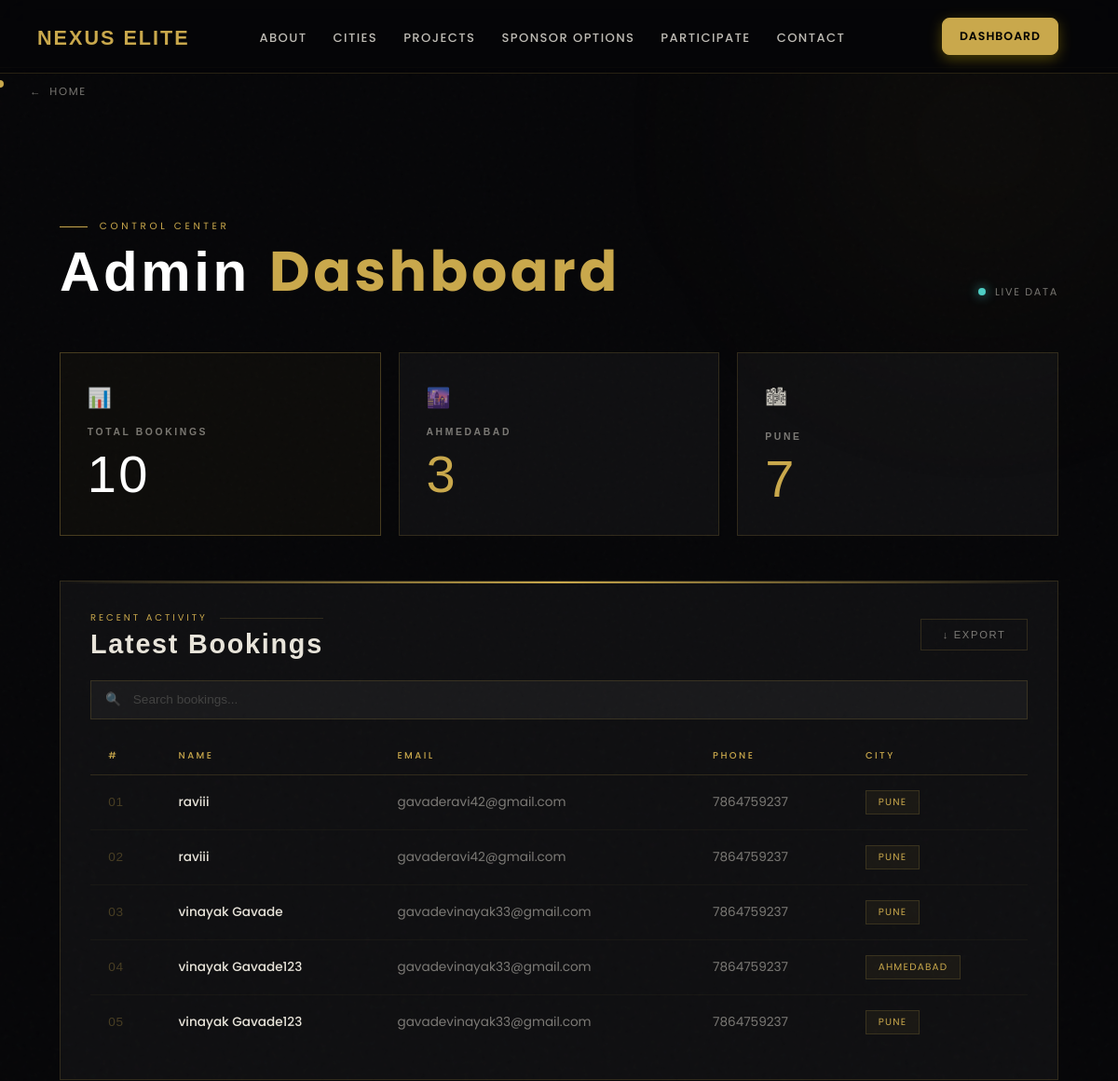
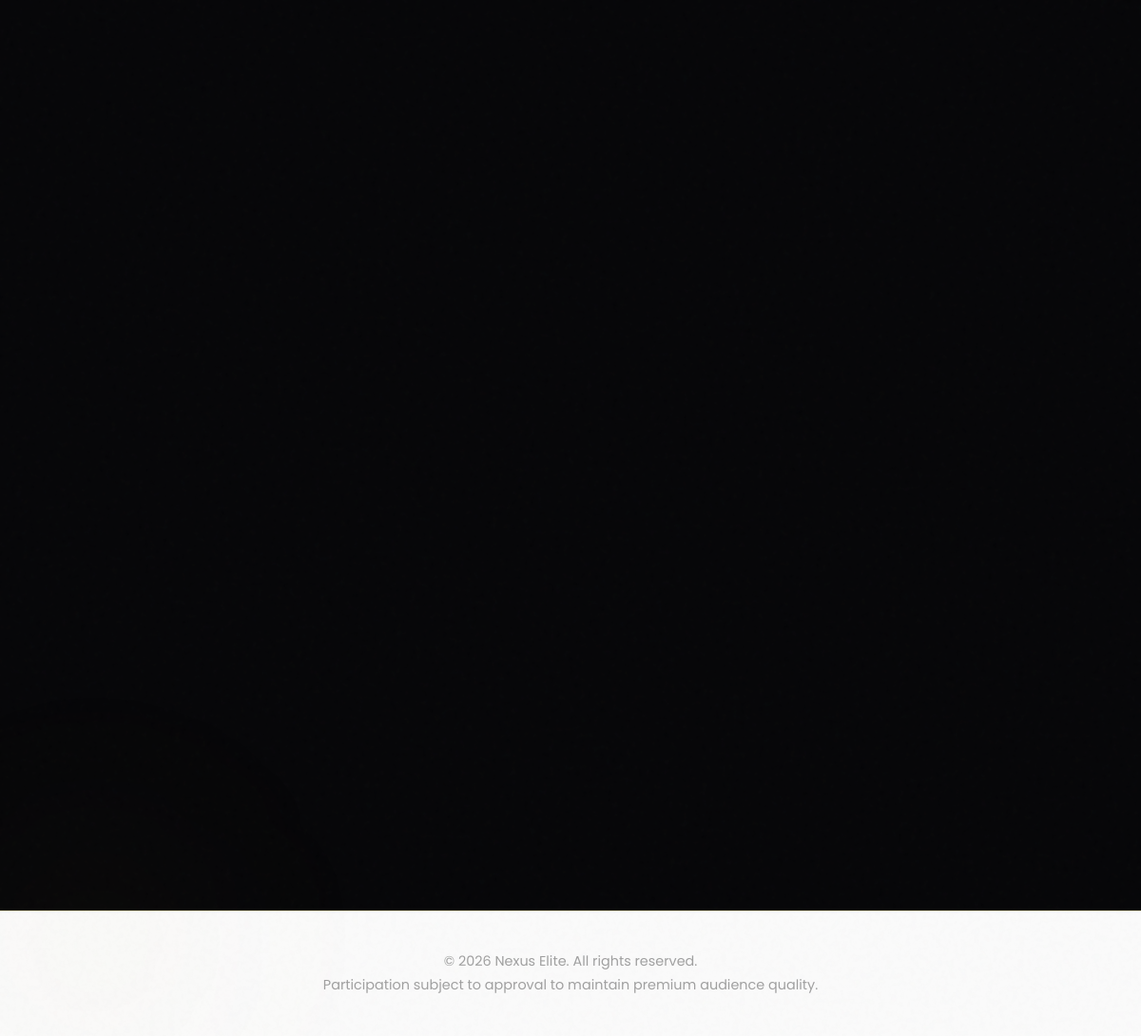
/dashboard, run on the app's committed database (2 pictures, top to bottom).
### app/models.py (models this page shows, shortened)
class Booking(models.Model):
    name = models.CharField(max_length=100)
    email = models.EmailField()
    phone = models.CharField(max_length=15)
    CITY_CHOICES = [
        ('Pune', 'Pune'),
        ('Ahmedabad', 'Ahmedabad'),
        ('Goa', 'Goa'),
        ('Bengaluru', 'Bengaluru'),
    ]
    city = models.CharField(max_length=50, choices=CITY_CHOICES)
    created_at = models.DateTimeField(auto_now_add=True)

### app/views.py (the view)
# urls.py: path('dashboard', dashboard, name='dashboard'),
def dashboard(request):
    total_bookings = Booking.objects.count()
    city_data = Booking.objects.values('city').annotate(total=Count('city'))
    latest_bookings = Booking.objects.all().order_by('-id')[:5]
    all_bookings = Booking.objects.all().order_by('-id')
    context = {
        'total_bookings': total_bookings,
        'city_data': city_data,
        'latest_bookings': latest_bookings,
        'all_bookings': all_bookings,
    }
    return render(request, 'website/dashboard.html', context)

### app/templates/website/dashboard.html (shortened to what this page needs)
{% extends 'layout.html' %}
{% load static %}
{% block content %}
<div class="cursor-dot" id="cursorDot"></div>
<div class="bg-orb bg-orb-1"></div>
<div class="bg-orb bg-orb-2"></div>
<a href="/" class="nav-back">Home</a>
<section class="dashboard">
  <div class="page-header reveal visible">
    <div class="page-header-left">
      <div class="eyebrow">Control Center</div>
      <h1>Admin <span>Dashboard</span></h1>
    </div>
    <div class="live-dot">Live Data</div>
  </div>
  <div class="card-container">
    <div class="card total reveal stagger-1">
      <span class="card-icon">📊</span>
      <h3>Total Bookings</h3>
      <div class="stat" id="totalCount">{{ total_bookings }}</div>
    </div>
    {% for city in city_data %}
    <div class="card reveal stagger-{{ forloop.counter|add:1 }}">
      <span class="card-icon">
        {% if city.city == "Pune" %}🏙
        {% elif city.city == "Ahmedabad" %}🌆
        {% elif city.city == "Goa" %}🌊
        {% elif city.city == "Bengaluru" %}💻
        {% else %}📍{% endif %}
      </span>
      <h3>{{ city.city }}</h3>
      <div class="stat">{{ city.total }}</div>
    </div>
    {% endfor %}
  </div>
  <div class="table-box reveal">
    <div class="section-head">
      <div class="section-head-left">
        <div class="section-label">Recent Activity</div>
        <h2>Latest Bookings</h2>
      </div>
      <a href="#" class="export-btn">↓ Export</a>
    </div>
    <div class="search-wrap">
      <span class="search-icon">🔍</span>
      <input type="text" placeholder="Search bookings..." oninput="filterTable(this, 'latestTable')" />
    </div>
    <div class="table-wrap">
      <table id="latestTable">
        <thead>
          <tr>
            <th>#</th>
            <th>Name</th>
            <th>Email</th>
            <th>Phone</th>
            <th>City</th>
          </tr>
        </thead>
        <tbody>
          {% for b in latest_bookings %}
          <tr>
            <td><span class="row-num">{{ forloop.counter|stringformat:"02d" }}</span></td>
            <td style="color: var(--text); font-weight: 500;">{{ b.name }}</td>
            <td>{{ b.email }}</td>
            <td>{{ b.phone }}</td>
            <td><span class="city-badge">{{ b.city }}</span></td>
          </tr>
          {% endfor %}
        </tbody>
      </table>
    </div>
  </div>
</section>
{% endblock %}

### app/templates/layout.html (shortened to what this page needs)
<!doctype html>
<html lang="en">
  <head>
    {% load static %}
    <link rel="stylesheet" href="{% static 'css/style.css' %}" />
  </head>
  <body>
    <header class="site-header">
      <div class="logo">NEXUS ELITE</div>
      <nav class="navbar" id="navbar">
        <ul class="nav-links">
          <li><a href="#about" onclick="closeMenu()">About</a></li>
          <li><a href="#Cities&Events" onclick="closeMenu()">Cities</a></li>
          <li><a href="#projects-section" onclick="closeMenu()">Projects</a></li>
          <li><a href="#" onclick="closeMenu()">SPONSOR OPTIONS</a></li>
          <li><a href="#Participate" onclick="closeMenu()">Participate</a></li>
          <li><a href="#contact" onclick="closeMenu()">Contact</a></li>
        </ul>
        <a href="{% url 'dashboard' %}" class="dashboard-btn" onclick="closeMenu()">Dashboard</a>
      </nav>
    </header>
    {% block content %}
    {% endblock %}
    <footer>
      © 2026 Nexus Elite. All rights reserved.<br />
      Participation subject to approval to maintain premium audience quality.
    </footer>
  </body>
</html>

### data on the page
Booking: name "raviii", email "gavaderavi42@gmail.com", phone "7864759237", city "PUNE"
Booking: name "raviii", email "gavaderavi42@gmail.com", phone "7864759237", city "PUNE"
Booking: name "vinayak Gavade", email "gavadevinayak33@gmail.com", phone "7864759237", city "PUNE"
Booking: name "vinayak Gavade123", email "gavadevinayak33@gmail.com", phone "7864759237", city "AHMEDABAD"
Booking: name "vinayak Gavade123", email "gavadevinayak33@gmail.com", phone "7864759237", city "PUNE"

### other printed values
{{ total_bookings }} "10"
{{ city.city }} "AHMEDABAD" "PUNE"
{{ city.total }} "3" "7"
